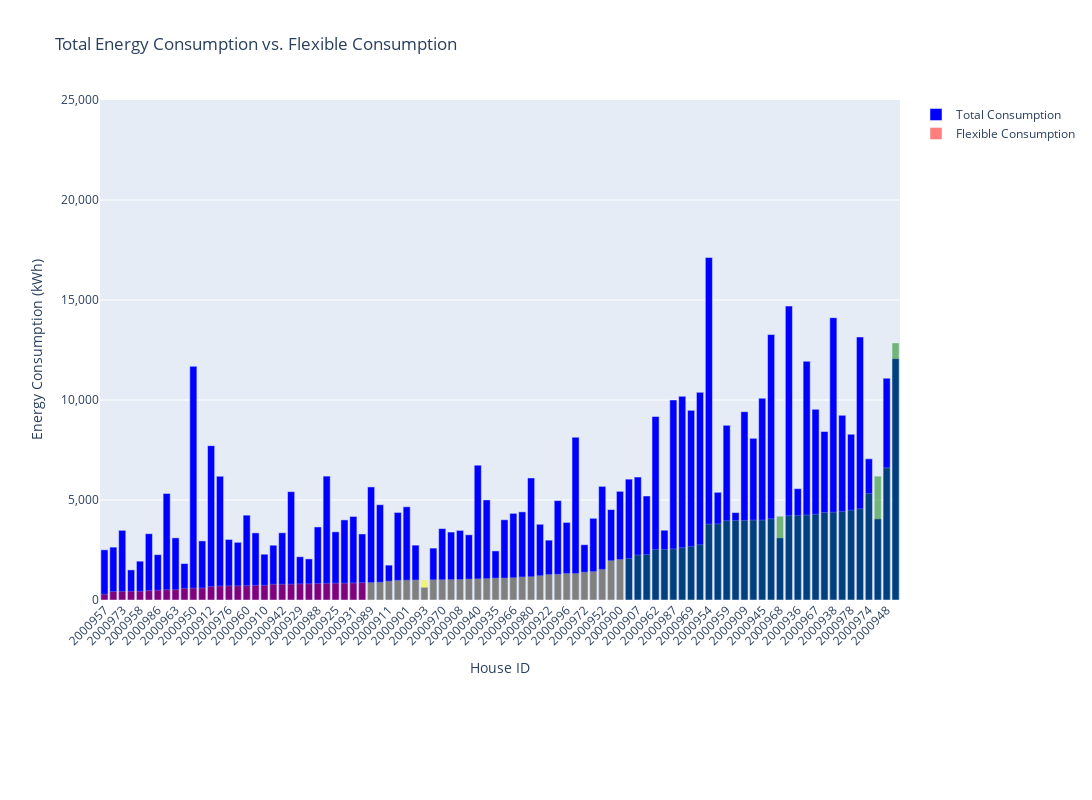

Source (notebook cell):
### Markdown cell above
experiment n 1 (I am trying to have sum of site consumption from iris data)

### Code cell
import pandas as pd
import plotly.graph_objs as go

# Load the Excel file with the correct sheet name
excel_file = pd.ExcelFile(r'D:\Grenoble_university\6_month_internship\working space\data\combined_1_year_data_with_flexibility.xlsx')

# Load the appliances data
appliances_file_path = r'D:\Grenoble_university\6_month_internship\working space\data\column_titles_with add info.xlsx'
appliances_df = pd.read_excel(appliances_file_path)

# Define houses to be excluded
excluded_houses = {'2000902', '2000920', '2000919', '2000924', '2000933', '2000937', '2000977'}

# Initialize dictionaries to store total and flexible energy consumption
total_consumption = {}
flexible_consumption = {}
total_site_consumption = {}
Total_light_consumption = {}

# Iterate over each sheet from 2000900 to 2000997
for sheet_number in range(2000900, 2000997):
    sheet_name = str(sheet_number)
    if sheet_name in excel_file.sheet_names and sheet_name not in excluded_houses:
        print(f"Processing sheet {sheet_name}")
        # Read the sheet
        df = pd.read_excel(excel_file, sheet_name=sheet_name)
        
        # Initialize dictionaries for this sheet
        total_consumption[sheet_name] = 0
        flexible_consumption[sheet_name] = 0
        total_site_consumption[sheet_name] = 0
        Total_light_consumption[sheet_name] = 0
        
        # Iterate over columns and check if appliance names match
        for column in df.columns:
            for index, appliance in appliances_df.iterrows():
                # Extract substring before "(" symbol for comparison
                appliance_name = appliance['Appliance']
                if appliance_name in column:
                    print(f"Found matching appliance: {appliance_name}")
                    # Convert column data to numeric type
                    df[column] = pd.to_numeric(df[column], errors='coerce')
                    # Calculate annual energy consumption based on typical power
                    Total_annual_energy = df[column].sum()  # Sum the column to get total annual energy consumption
                    annual_energy = appliance['typical annual energy [kwh/yr]']
                    # Categorize as flexible or not flexible based on flexibility in appliances data
                    flexibility = appliance['Flexibility']
                    if flexibility == 'flexible':
                        print(f"{appliance['Appliance']} is flexible with annual energy consumption: {annual_energy} kWh")
                        flexible_consumption[sheet_name] += annual_energy
                        #total_consumption[sheet_name] += annual_energy  # Add flexible consumption to total
                    elif flexibility == 'Uncategorized' and appliance_name == 'Site consumption':
                        print(f"{appliance['Appliance']} is total site consumption (average values): {Total_annual_energy} kWh")
                        total_site_consumption[sheet_name] += Total_annual_energy/1000
                    elif flexibility == 'Uncategorized' and appliance_name == 'Total site light consumption':
                        print(f"{appliance['Appliance']} is total light consumption (average values): {annual_energy} kWh")
                        #Total_light_consumption[sheet_name] += annual_energy
                    else:
                        print(f"{appliance['Appliance']} is not flexible with annual energy consumption: {annual_energy} kWh")
                        total_consumption[sheet_name] += annual_energy  # Add non-flexible consumption to total

        # Add flexible consumption to total consumption
        #total_consumption[sheet_name] += flexible_consumption[sheet_name]

# Convert dictionaries to DataFrame
data_df = pd.DataFrame({
    'House ID': list(total_site_consumption.keys()),
    'Total Consumption': list(total_site_consumption.values()),
    'Flexible Consumption': list(flexible_consumption.values())
})

# Define flexibility thresholds
high_threshold = data_df['Flexible Consumption'].quantile(0.66)
low_threshold = data_df['Flexible Consumption'].quantile(0.33)

# Categorize flexibility potential
def categorize_flexibility(value):
    if value >= high_threshold:
        return 'High'
    elif value >= low_threshold:
        return 'Average'
    else:
        return 'Low'

data_df['Flexibility Category'] = data_df['Flexible Consumption'].apply(categorize_flexibility)

# Define colors based on flexibility categories
color_map = {
    'High': 'green',
    'Average': 'yellow',
    'Low': 'red'
}

data_df['Color'] = data_df['Flexibility Category'].map(color_map)

# Sort DataFrame by Flexible Consumption
data_df = data_df.sort_values(by='Flexible Consumption')

# Create a figure
fig = go.Figure()

# Add bars for total consumption
fig.add_trace(go.Bar(
    x=data_df['House ID'],
    y=data_df['Total Consumption'],
    name='Total Consumption',
    marker_color='blue'
))

# Add bars for flexible consumption with colors based on flexibility category
fig.add_trace(go.Bar(
    x=data_df['House ID'],
    y=data_df['Flexible Consumption'],
    name='Flexible Consumption',
    marker=dict(color=data_df['Color']),
    opacity=0.5
))

# Update layout
fig.update_layout(
    title='Total Energy Consumption vs. Flexible Consumption',
    xaxis_title='House ID',
    yaxis_title='Energy Consumption (kWh)',
    yaxis=dict(
        tickformat=',.0f',
        range=[0, 25000]
    ),
    barmode='overlay',
    xaxis_tickangle=-45,
    width=2000,
    height=800,
    margin=dict(
        l=100,
        r=100,
        b=200,
        t=100
    )
)

# Show the figure
fig.show()

### Figure 1 — Plotly figure (JSON) as saved in the notebook; plotly's stock layout.template omitted (floating-point values rounded to 4 significant figures)
{"data": [{"marker": {"color": "blue"}, "name": "Total Consumption", "type": "bar", "x": ["2000957", "2000905", "2000973", "2000994", "2000958", "2000992", "2000986", "2000965", "2000963", "2000918", "2000950", "2000941", "2000912", "2000951", "2000976", "2000979", "2000960", "2000906", "2000910", "2000913", "2000942", "2000961", "2000929", "2000923", "2000988", "2000930", "2000925", "2000995", "2000931", "2000985", "2000989", "2000939", "2000911", "2000927", "2000901", "2000932", "2000993", "2000946", "2000970", "2000917", "2000908", "2000916", "2000940", "2000926", "2000935", "2000949", "2000966", "2000903", "2000980", "2000943", "2000922", "2000964", "2000996", "2000947", "2000972", "2000984", "2000952", "2000991", "2000900", "2000955", "2000907", "2000981", "2000962", "2000956", "2000987", "2000904", "2000969", "2000971", "2000954", "2000990", "2000959", "2000975", "2000909", "2000921", "2000945", "2000944", "2000968", "2000953", "2000936", "2000934", "2000967", "2000982", "2000938", "2000928", "2000978", "2000914", "2000974", "2000983", "2000948", "2000915"], "y": [2509.0, 2644.0, 3484.0, 1506.0, 1942.0, 3315.0, 2267.0, 5327.0, 3107.0, 1822.0, 11690.0, 2955.0, 7715.0, 6188.0, 3028.0, 2884.0, 4243.0, 3357.0, 2289.0, 2739.0, 3361.0, 5418.0, 2162.0, 2056.0, 3653.0, 6195.0, 3409.0, 4006.0, 4177.0, 3302.0, 5654.0, 4765.0, 1744.0, 4378.0, 4661.0, 2744.0, 635.5, 2596.0, 3569.0, 3398.0, 3481.0, 3260.0, 6743.0, 5004.0, 2454.0, 4012.0, 4333.0, 4408.0, 6102.0, 3788.0, 2993.0, 4970.0, 3879.0, 8139.0, 2765.0, 4086.0, 5682.0, 4520.0, 5434.0, 6043.0, 6148.0, 5201.0, 9178.0, 3489.0, 10000.0, 10190.0, 9482.0, 10380.0, 17120.0, 5385.0, 8734.0, 4372.0, 9417.0, 8081.0, 10090.0, 13270.0, 3104.0, 14700.0, 5567.0, 11940.0, 9536.0, 8424.0, 14120.0, 9235.0, 8290.0, 13150.0, 7057.0, 4055.0, 11090.0, 12070.0]}, {"marker": {"color": ["red", "red", "red", "red", "red", "red", "red", "red", "red", "red", "red", "red", "red", "red", "red", "red", "red", "red", "red", "red", "red", "red", "red", "red", "red", "red", "red", "red", "red", "red", "yellow", "yellow", "yellow", "yellow", "yellow", "yellow", "yellow", "yellow", "yellow", "yellow", "yellow", "yellow", "yellow", "yellow", "yellow", "yellow", "yellow", "yellow", "yellow", "yellow", "yellow", "yellow", "yellow", "yellow", "yellow", "yellow", "yellow", "yellow", "yellow", "green", "green", "green", "green", "green", "green", "green", "green", "green", "green", "green", "green", "green", "green", "green", "green", "green", "green", "green", "green", "green", "green", "green", "green", "green", "green", "green", "green", "green", "green", "green"]}, "name": "Flexible Consumption", "opacity": 0.5, "type": "bar", "x": ["2000957", "2000905", "2000973", "2000994", "2000958", "2000992", "2000986", "2000965", "2000963", "2000918", "2000950", "2000941", "2000912", "2000951", "2000976", "2000979", "2000960", "2000906", "2000910", "2000913", "2000942", "2000961", "2000929", "2000923", "2000988", "2000930", "2000925", "2000995", "2000931", "2000985", "2000989", "2000939", "2000911", "2000927", "2000901", "2000932", "2000993", "2000946", "2000970", "2000917", "2000908", "2000916", "2000940", "2000926", "2000935", "2000949", "2000966", "2000903", "2000980", "2000943", "2000922", "2000964", "2000996", "2000947", "2000972", "2000984", "2000952", "2000991", "2000900", "2000955", "2000907", "2000981", "2000962", "2000956", "2000987", "2000904", "2000969", "2000971", "2000954", "2000990", "2000959", "2000975", "2000909", "2000921", "2000945", "2000944", "2000968", "2000953", "2000936", "2000934", "2000967", "2000982", "2000938", "2000928", "2000978", "2000914", "2000974", "2000983", "2000948", "2000915"], "y": [289, 423, 435, 439, 439, 469, 487, 514, 518, 582, 593, 602, 677, 700, 707, 709, 719, 732, 736, 786, 786, 790, 808, 811, 825, 834, 841, 841, 853, 870, 873, 892, 945, 983, 991, 1000, 1004, 1012, 1014, 1020, 1028, 1048, 1059, 1070, 1098, 1098, 1114, 1153, 1166, 1216, 1274, 1288, 1328, 1328, 1395, 1422, 1532, 1969, 2030, 2072, 2249, 2269, 2529, 2529, 2554, 2617, 2682, 2764, 3796, 3809, 3965, 3978, 3978, 3994, 3994, 4064, 4190, 4218, 4230, 4249, 4285, 4375, 4389, 4428, 4490, 4562, 5326, 6193, 6608, 12854]}], "layout": {"barmode": "overlay", "height": 800, "margin": {"b": 200, "l": 100, "r": 100, "t": 100}, "title": {"text": "Total Energy Consumption vs. Flexible Consumption"}, "width": 2000, "xaxis": {"tickangle": -45, "title": {"text": "House ID"}}, "yaxis": {"range": [0, 25000], "tickformat": ",.0f", "title": {"text": "Energy Consumption (kWh)"}}}}
